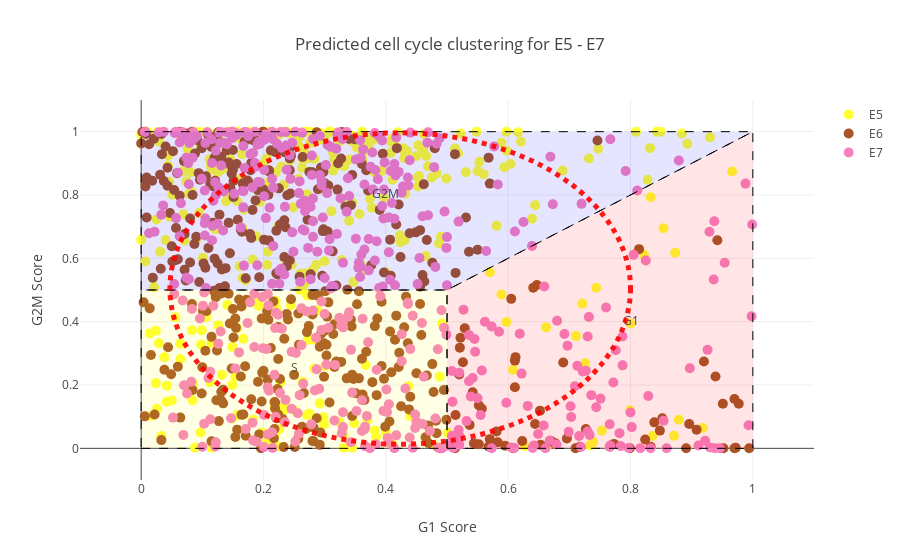

The cell this chart's notebook holds for it:
### Code cell
data = [e5_trace, e6_trace, e7_trace, lbls]
#

layout = {
    'title': "Predicted cell cycle clustering for E5 - E7",
    'xaxis': {
        'title': "G1 Score",
        'range': [-0.1, 1.1],
    },
    'yaxis': {
        'title': "G2M Score",
        'range': [-0.1, 1.1]
    },
    'shapes': [
        # G1
        {
            'type': 'path',
            'path': ' M 0.5,0 L1,0 L1,1 L0.5,0.5 Z',
            'fillcolor': 'rgba(255,0,0,0.1)',
            'line': {
                'width': 1,
                'dash': 'dash'
            }
        },
        # S
        {
            'type': 'path',
            'path': ' M 0,0 L0.5,0 L0.5,0.5 L0,0.5 Z',
            'fillcolor': 'rgba(255,255,0,0.1)',
            'line': {
                'width': 1,
                'dash': 'dash'
            }
        },
        # G2M
        {
            'type': 'path',
            'path': ' M 0,0.5 L0,1 L1,1 L0.5,0.5 Z',
            'fillcolor': 'rgba(0,0,255,0.1)',
            'line': {
                'width': 1,
                'dash': 'dash'
            }
        },
        {
            'type': 'circle',
            'xref': 'x',
            'yref': 'y',
            'x0': np.percentile(list(e5_g1) + list(e6_g1) + list(e7_g1), 5),
            'y0': np.percentile(list(e5_g2m) + list(e6_g2m) + list(e7_g2m), 5),
            'x1': np.percentile(list(e5_g1) + list(e6_g1) + list(e7_g1), 95),
            'y1': np.percentile(list(e5_g2m) + list(e6_g2m) + list(e7_g2m), 95),
            'opacity': 0.9,
            #'fillcolor': 'black',
            'line': {
                'color': 'red',
                'width': 5,
                'dash': 'dot'
            },
        },
    ]
}
fig = {
    'data': data,
    'layout': layout,
}

iplot(fig)

### Figure 1 — Plotly figure (JSON) as saved in the notebook; plotly's stock layout.template omitted (floating-point values rounded to 4 significant figures; data arrays with more than 128 entries replaced by an {"elided": "..."} marker saying what was removed)
{"data": [{"marker": {"color": "rgb(255,255,51)", "size": 10, "symbol": "circle"}, "mode": "markers+text", "name": "E5", "type": "scatter", "x": {"elided": "353 float values"}, "y": {"elided": "353 float values"}}, {"marker": {"color": "rgb(166,86,40)", "size": 10, "symbol": "circle"}, "mode": "markers+text", "name": "E6", "type": "scatter", "x": {"elided": "415 float values"}, "y": {"elided": "415 float values"}}, {"marker": {"color": "rgb(247,129,191)", "size": 10, "symbol": "circle"}, "mode": "markers+text", "name": "E7", "type": "scatter", "x": {"elided": "466 float values"}, "y": {"elided": "466 float values"}}, {"hoverinfo": "none", "mode": "text", "showlegend": false, "text": ["G1", "G2M", "S"], "type": "scatter", "x": [0.8, 0.4, 0.25], "y": [0.4, 0.8, 0.25]}], "layout": {"shapes": [{"fillcolor": "rgba(255,0,0,0.1)", "line": {"dash": "dash", "width": 1}, "path": " M 0.5,0 L1,0 L1,1 L0.5,0.5 Z", "type": "path"}, {"fillcolor": "rgba(255,255,0,0.1)", "line": {"dash": "dash", "width": 1}, "path": " M 0,0 L0.5,0 L0.5,0.5 L0,0.5 Z", "type": "path"}, {"fillcolor": "rgba(0,0,255,0.1)", "line": {"dash": "dash", "width": 1}, "path": " M 0,0.5 L0,1 L1,1 L0.5,0.5 Z", "type": "path"}, {"line": {"color": "red", "dash": "dot", "width": 5}, "opacity": 0.9, "type": "circle", "x0": 0.047, "x1": 0.8, "xref": "x", "y0": 0.013, "y1": 0.9963, "yref": "y"}], "title": "Predicted cell cycle clustering for E5 - E7", "xaxis": {"range": [-0.1, 1.1], "title": "G1 Score"}, "yaxis": {"range": [-0.1, 1.1], "title": "G2M Score"}}}
